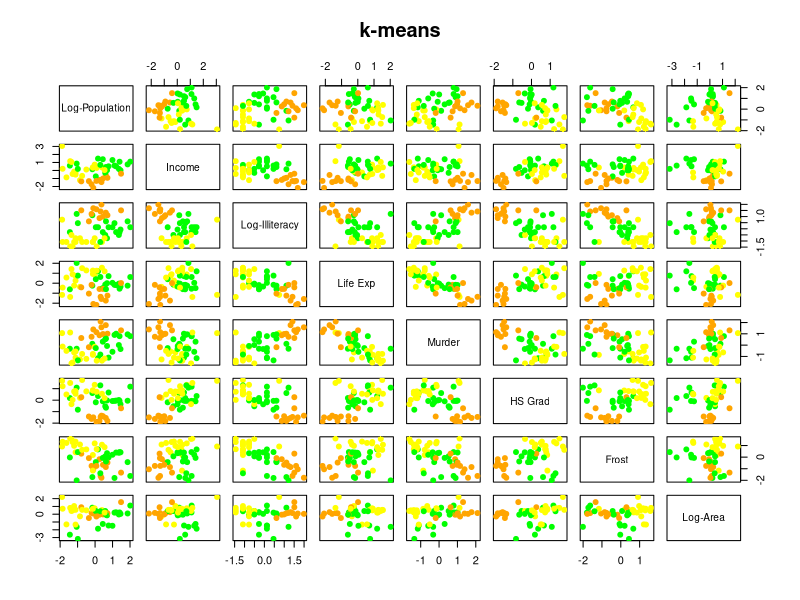
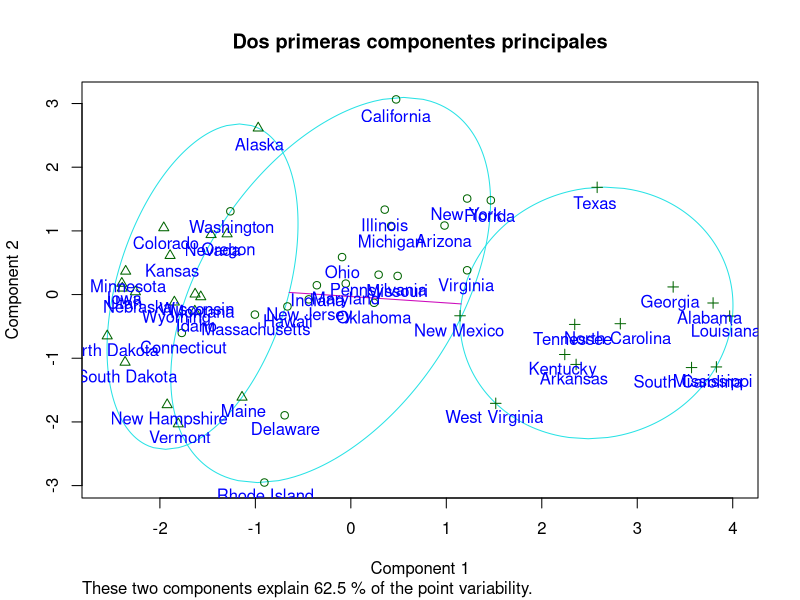
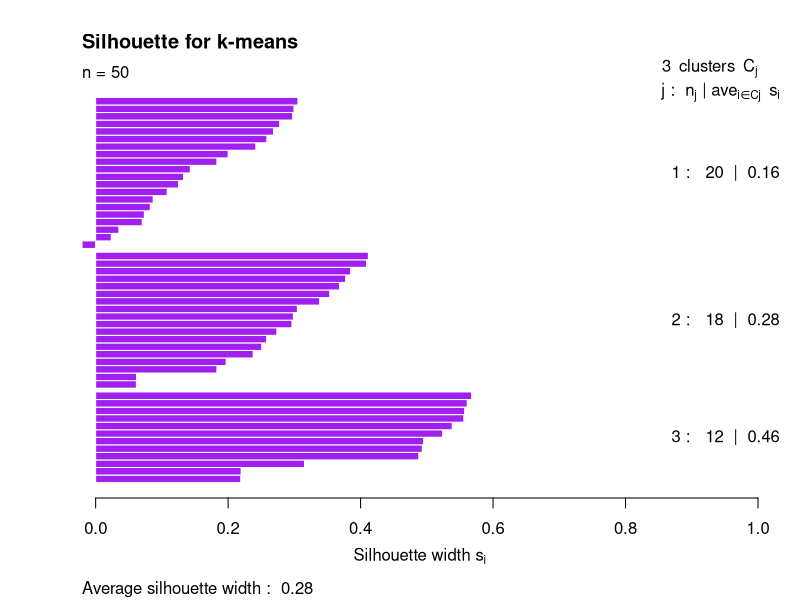
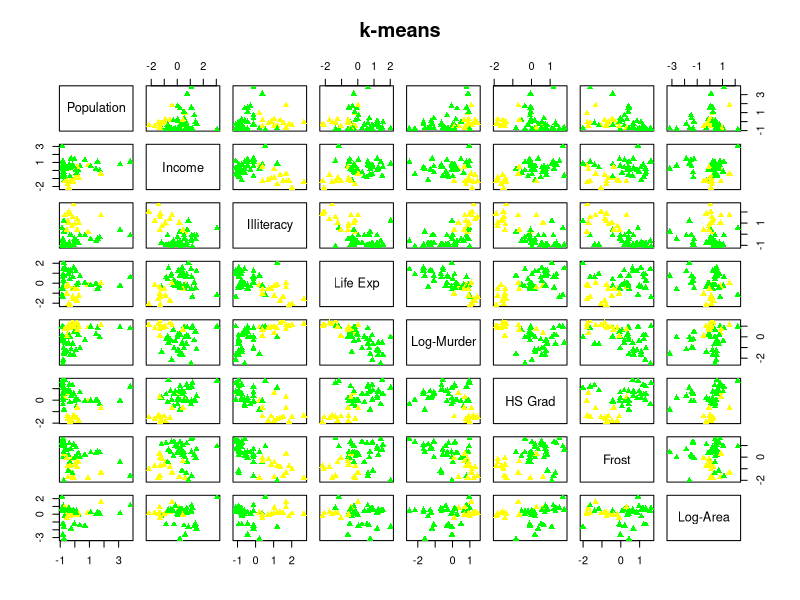
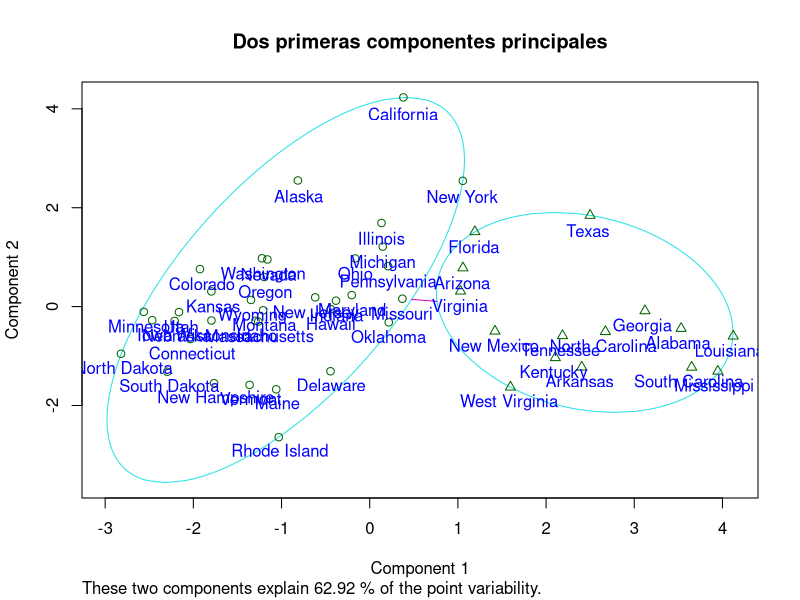
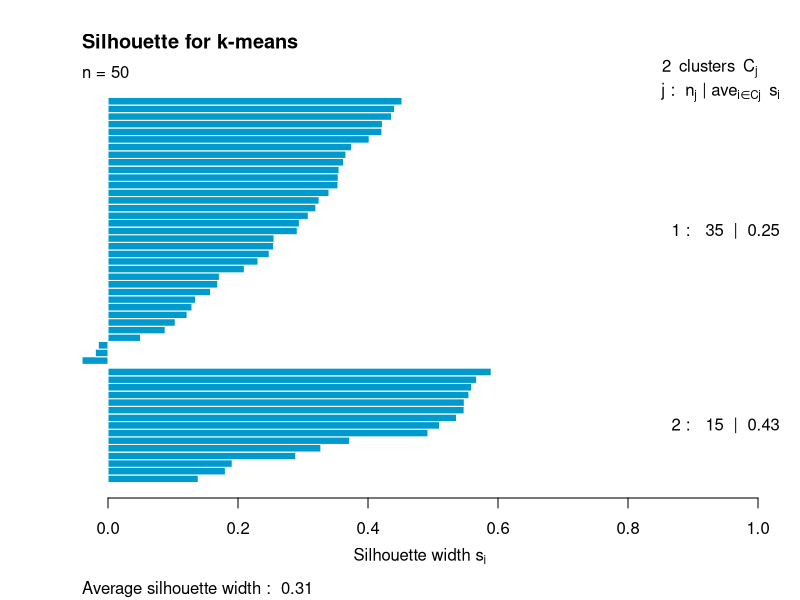

Recreate these plots in R, in order.
#__________ K-MEANS____________

# Cargar la matriz de datos.

X<-as.data.frame(state.x77)
colnames(X)
#-------------------------------------
#     Transformacion de datos
#-------------------------------------

#1.- Transformacion de las variables x1,x3 y x8
# con la funcion de logaritmo.

X[,1]<-log(X[,1])
colnames(X)[1]<-"Log-Population"

X[,3]<-log(X[,3])
colnames(X)[3]<-"Log-Illiteracy"

X[,8]<-log(X[,8])
colnames(X)[8]<-"Log-Area"

#---------------------------------
#    Metodo k-means
#---------------------------------

#1.- Separacion de filas y columnas.

dim(X)
n<-dim(X)[1]
p<-dim(X)[2]

# 2.- Estandarizacion univariante.
X.s<-scale(X)

# 3.- Algoritmo k-medias (3 grupos)
# nstart=cantidad de subconjuntos aleatorios que se escogen
# para realizar los calculos de algoritmo.
Kmeans.3<-kmeans(X.s, 3, nstart=25)

# centroides
Kmeans.3$centers

# cluster de pertenencia
Kmeans.3$cluster


# 4.- SCDG
SCDG<-sum(Kmeans.3$withinss)
SCDG

# 5.- Clusters
cl.kmeans<-Kmeans.3$cluster
cl.kmeans

# 6.- Scatter plot con la division de grupos
# obtenidos (se utiliza la matriz de datos centrados).
col.cluster<-c("green", "yellow", "orange")[cl.kmeans]
pairs(X.s, col=col.cluster, main="k-means", pch=19)

#-----------------------------------------
#  Visualizacion con las dos componentes principales
#-----------------------------------------
install.packages("cluster")
library(cluster) 

clusplot(X.s, cl.kmeans, 
         main="Dos primeras componentes principales")

text(princomp(X.s)$score[,1:2],
     labels=rownames(X.s), pos=1, col="blue")

#-------------------------------------
#  Silhouette
#--------------------------------------
# Representacion grafica de la eficacia de
# clasificacion de una observacion dentro de un
# grupo.

# 1.- Generacion de los calculos
dist.Euc<-dist(X.s, method = "euclidean")
Sil.kmeans<-silhouette(cl.kmeans, dist.Euc)

#2.- Generacion del grafico
plot(Sil.kmeans, main="Silhouette for k-means", 
     col="purple")


#-------------------------------------------------------------------
#              EJERCICIO
#-------------------------------------------------------------
#VAS A REPLICAR EL SCRIPT PERO VAS A SUGERIR UN
# NUMERO DE CLUSTERS DIFERENTE A 3 Y 1
# INCLUIR LA INTERPRETACION DEL SILHOUETTE

#__________ K-MEANS____________

# Cargar la matriz de datos.

X<-as.data.frame(state.x77)
colnames(X)
View(X)
#-------------------------------------
#     Transformacion de datos
#-------------------------------------

#1.- Transformacion de las variables x5 y x8
# con la funcion de logaritmo.


X[,5]<-log(X[,5])
colnames(X)[5]<-"Log-Murder"

X[,8]<-log(X[,8])
colnames(X)[8]<-"Log-Area"

#---------------------------------
#    Metodo k-means
#---------------------------------

#1.- Separacion de filas y columnas.

dim(X)
n<-dim(X)[1]
p<-dim(X)[2]

# 2.- Estandarizacion univariante.
X.s<-scale(X)

# 3.- Algoritmo k-medias (3 grupos)
# nstart=cantidad de subconjuntos aleatorios que se escogen
# para realizar los calculos de algoritmo.
Kmeans.2<-kmeans(X.s, 2, nstart=25)

# centroides
Kmeans.2$centers

# cluster de pertenencia
Kmeans.2$cluster


# 4.- SCDG
SCDG<-sum(Kmeans.2$withinss)
SCDG

# 5.- Clusters
cl.kmeans<-Kmeans.2$cluster
cl.kmeans

# 6.- Scatter plot con la division de grupos
# obtenidos (se utiliza la matriz de datos centrados).
col.cluster<-c("green", "yellow")[cl.kmeans]
pairs(X.s, col=col.cluster, main="k-means", pch=17)

#-----------------------------------------
#  Visualizacion con las dos componentes principales
#-----------------------------------------
install.packages("cluster")
library(cluster) 

clusplot(X.s, cl.kmeans, 
         main="Dos primeras componentes principales")

text(princomp(X.s)$score[,1:2],
     labels=rownames(X.s), pos=1, col="blue")

#-------------------------------------
#  Silhouette
#--------------------------------------
# Representacion grafica de la eficacia de
# clasificacion de una observacion dentro de un
# grupo.

# 1.- Generacion de los calculos
dist.Euc<-dist(X.s, method = "euclidean")
Sil.kmeans<-silhouette(cl.kmeans, dist.Euc)

#2.- Generacion del grafico
plot(Sil.kmeans, main="Silhouette for k-means", 
     col="deepskyblue3")

